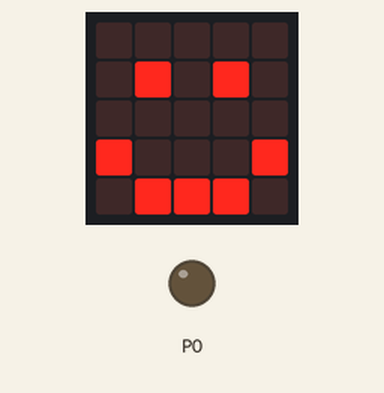
This program was run on a simulated BBC micro:bit (MakeCode). On the bench: the board's 5×5 LED display, output pins drawn as LEDs (lit = HIGH).

Above: at 0.1 s.
At 2.8 s:
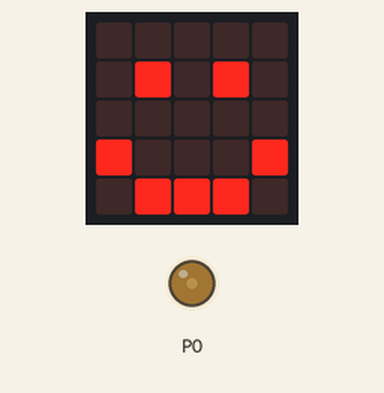
At 5.5 s:
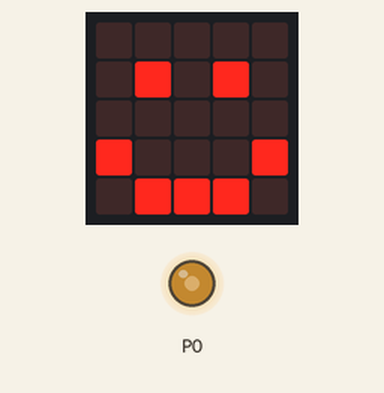
At 10.9 s:
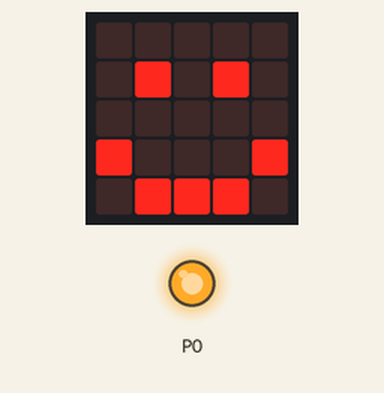
Timing chart, 0 to 12.4 s (numbered marks = the images above):
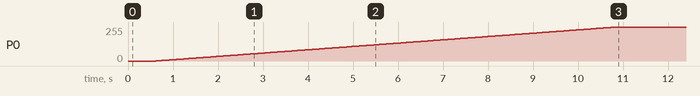

Measured:
- by itself, P0: moves from 0/255 to 255/255 over 10.2 s

The program:

main.ts
```typescript
let duty = 0
basic.forever(function () {
    basic.showIcon(IconNames.Happy)
    while (duty < 1023) {
        pins.analogWritePin(AnalogPin.P0, duty)
        duty = duty + 1
        basic.pause(10)
        while (duty > 1023) {
            pins.analogWritePin(AnalogPin.P0, duty)
            duty = duty - 1
            basic.pause(10)
        }
    }
})
```

test.ts
```typescript
// tu są testy; nie będzie to kompilowane, gdy ten pakiet będzie używany jako rozszerzenie.
```
